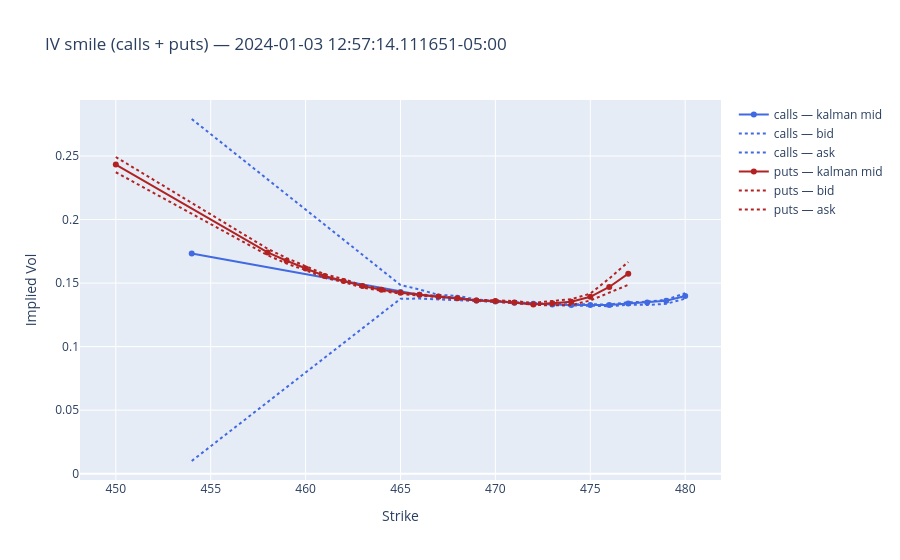

Here is the notebook cell this chart was saved with:
### Markdown cell above
## Smile snapshot — calls and puts on the same chart

### Code cell
import utils as _u

strikes_all = sorted(df_iv_surface_long["strike"].unique().to_list())
strikes_C = sorted(df_iv_surface_long.filter(pl.col("is_call"))["strike"].unique().to_list())
strikes_P = sorted(df_iv_surface_long.filter(~pl.col("is_call"))["strike"].unique().to_list())

_, expiry, _ = _u.parse_option_ticker(
    df_tickers.filter(pl.col("ticker").str.contains("C"))["ticker"][0]
)

row_idx = df_filtered.shape[0] // 2  # ← change this (0 to df_filtered.shape[0]-1)
snapshot_ts = df_filtered["ts_ns"][row_idx]
row = df_iv_surface_wide.filter(pl.col("ts_ns") <= snapshot_ts).tail(1)

fig = go.Figure()

fig.add_trace(
    go.Scatter(
        x=strikes_C,
        y=[row[f"kalman_iv_{int(k)}_C"][0] for k in strikes_C],
        mode="lines+markers",
        name="calls — kalman mid",
        line=dict(color="royalblue"),
    )
)
fig.add_trace(
    go.Scatter(
        x=strikes_C,
        y=[row[f"bid_iv_{int(k)}_C"][0] for k in strikes_C],
        mode="lines",
        name="calls — bid",
        line=dict(color="royalblue", dash="dot"),
    )
)
fig.add_trace(
    go.Scatter(
        x=strikes_C,
        y=[row[f"ask_iv_{int(k)}_C"][0] for k in strikes_C],
        mode="lines",
        name="calls — ask",
        line=dict(color="royalblue", dash="dot"),
    )
)

fig.add_trace(
    go.Scatter(
        x=strikes_P,
        y=[row[f"kalman_iv_{int(k)}_P"][0] for k in strikes_P],
        mode="lines+markers",
        name="puts — kalman mid",
        line=dict(color="firebrick"),
    )
)
fig.add_trace(
    go.Scatter(
        x=strikes_P,
        y=[row[f"bid_iv_{int(k)}_P"][0] for k in strikes_P],
        mode="lines",
        name="puts — bid",
        line=dict(color="firebrick", dash="dot"),
    )
)
fig.add_trace(
    go.Scatter(
        x=strikes_P,
        y=[row[f"ask_iv_{int(k)}_P"][0] for k in strikes_P],
        mode="lines",
        name="puts — ask",
        line=dict(color="firebrick", dash="dot"),
    )
)

fig.update_layout(
    title=f"IV smile (calls + puts) — {snapshot_ts}",
    xaxis_title="Strike",
    yaxis_title="Implied Vol",
)
fig.show()

### Figure 1 — Plotly figure (JSON) as saved in the notebook; plotly's stock layout.template omitted (floating-point values rounded to 4 significant figures)
{"data": [{"line": {"color": "royalblue"}, "mode": "lines+markers", "name": "calls — kalman mid", "type": "scatter", "x": [454, 465, 466, 467, 468, 469, 470, 471, 472, 473, 474, 475, 476, 477, 478, 479, 480], "y": [0.1732, 0.143, 0.1407, 0.1393, 0.1382, 0.1363, 0.1355, 0.1345, 0.1338, 0.1332, 0.1328, 0.1328, 0.1327, 0.1339, 0.1348, 0.136, 0.1399]}, {"line": {"color": "royalblue", "dash": "dot"}, "mode": "lines", "name": "calls — bid", "type": "scatter", "x": [454, 465, 466, 467, 468, 469, 470, 471, 472, 473, 474, 475, 476, 477, 478, 479, 480], "y": [0.01, 0.1376, 0.1378, 0.1372, 0.1369, 0.1357, 0.1353, 0.1341, 0.1335, 0.1328, 0.1323, 0.1322, 0.1318, 0.1331, 0.1328, 0.1336, 0.1378]}, {"line": {"color": "royalblue", "dash": "dot"}, "mode": "lines", "name": "calls — ask", "type": "scatter", "x": [454, 465, 466, 467, 468, 469, 470, 471, 472, 473, 474, 475, 476, 477, 478, 479, 480], "y": [0.2791, 0.1485, 0.1449, 0.1407, 0.14, 0.1371, 0.136, 0.1348, 0.1342, 0.1337, 0.1333, 0.1333, 0.1332, 0.1349, 0.1353, 0.1369, 0.1421]}, {"line": {"color": "firebrick"}, "mode": "lines+markers", "name": "puts — kalman mid", "type": "scatter", "x": [450, 458, 459, 460, 461, 462, 463, 464, 465, 466, 467, 468, 469, 470, 471, 472, 473, 474, 475, 476, 477], "y": [0.2433, 0.1741, 0.1676, 0.1614, 0.1556, 0.1517, 0.1476, 0.1448, 0.1423, 0.1409, 0.1395, 0.138, 0.1363, 0.1358, 0.1347, 0.1332, 0.1342, 0.1354, 0.1392, 0.1469, 0.1574]}, {"line": {"color": "firebrick", "dash": "dot"}, "mode": "lines", "name": "puts — bid", "type": "scatter", "x": [450, 458, 459, 460, 461, 462, 463, 464, 465, 466, 467, 468, 469, 470, 471, 472, 473, 474, 475, 476, 477], "y": [0.2372, 0.172, 0.1654, 0.1602, 0.1541, 0.1508, 0.1464, 0.144, 0.1415, 0.1402, 0.139, 0.1375, 0.136, 0.1351, 0.1344, 0.133, 0.1324, 0.1327, 0.1363, 0.1427, 0.1486]}, {"line": {"color": "firebrick", "dash": "dot"}, "mode": "lines", "name": "puts — ask", "type": "scatter", "x": [450, 458, 459, 460, 461, 462, 463, 464, 465, 466, 467, 468, 469, 470, 471, 472, 473, 474, 475, 476, 477], "y": [0.2492, 0.177, 0.1697, 0.1636, 0.157, 0.1531, 0.1483, 0.1455, 0.1427, 0.1412, 0.1399, 0.1382, 0.1368, 0.1365, 0.1359, 0.1345, 0.1357, 0.1373, 0.1417, 0.1536, 0.1666]}], "layout": {"title": {"text": "IV smile (calls + puts) — 2024-01-03 12:57:14.111651-05:00"}, "xaxis": {"title": {"text": "Strike"}}, "yaxis": {"title": {"text": "Implied Vol"}}}}
